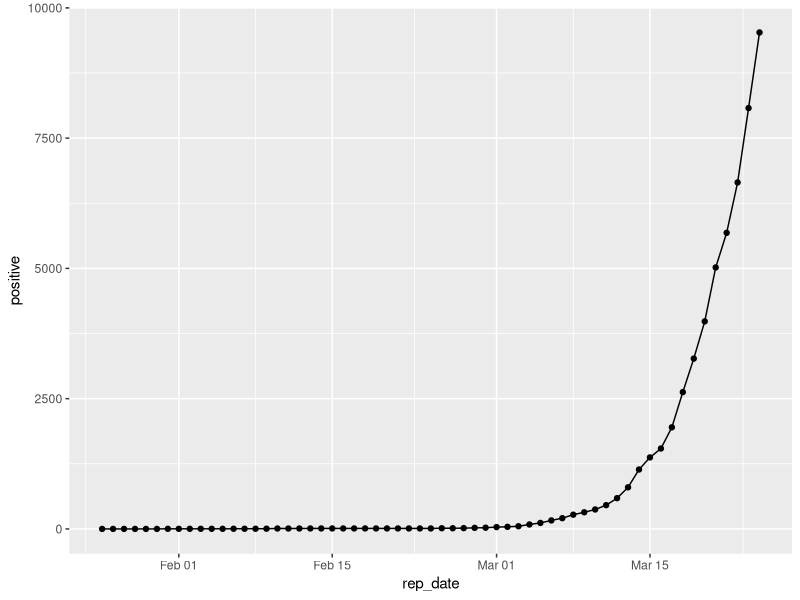
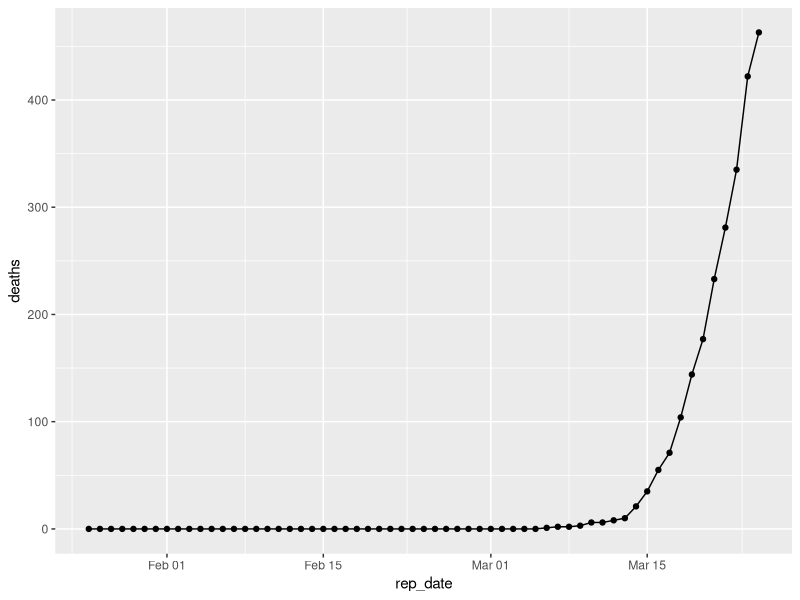
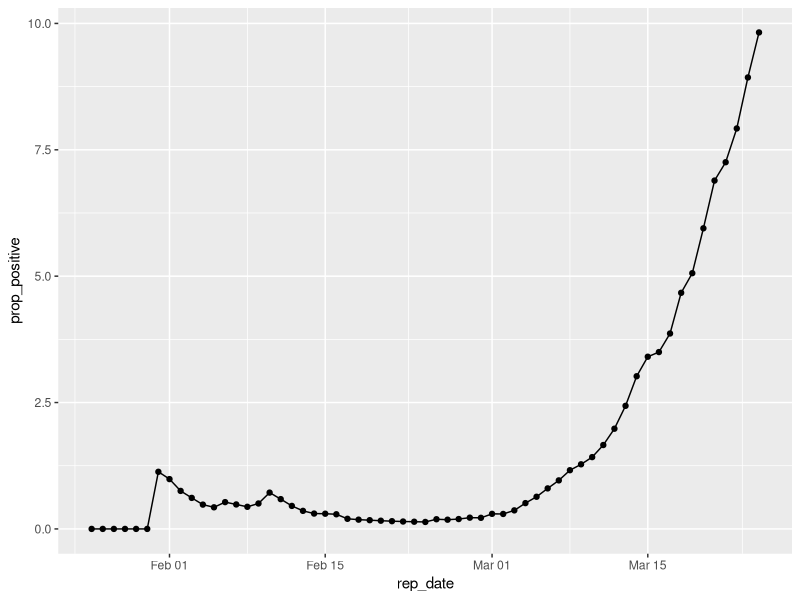

Generate these figures, in order, with R:
library(tidyverse)
library(lubridate)

df <- read_csv('coronavirus-data.csv') %>%
  mutate(
    rep_date = dmy(report_date),
    prop_positive = positive/test * 100
  )  

ggplot(df, aes(x=rep_date)) +
  geom_point(aes(y=positive), stat="identity") + 
  geom_line(aes(y=positive), stat="identity")

ggplot(df, aes(x=rep_date)) +
  geom_point(aes(y=deaths), stat="identity") + 
  geom_line(aes(y=deaths), stat="identity")


ggplot(df, aes(x=rep_date)) +
  geom_point(aes(y=prop_positive), stat="identity") + 
  geom_line(aes(y=prop_positive), stat="identity")

# library(incidence)
# 
# i.1 <- incidence(df$rep_date, interval = 1)
# 
# 
# my_theme <- theme_bw(base_size = 12) +
#   theme(panel.grid.minor = element_blank()) +
#   theme(axis.text.x = element_text(angle = 90, hjust = 1, vjust = 0.5, color = "black"))
# 
# plot(i.1, border = "white") +
#   my_theme +
#   theme(legend.position = c(0.8, 0.75))
